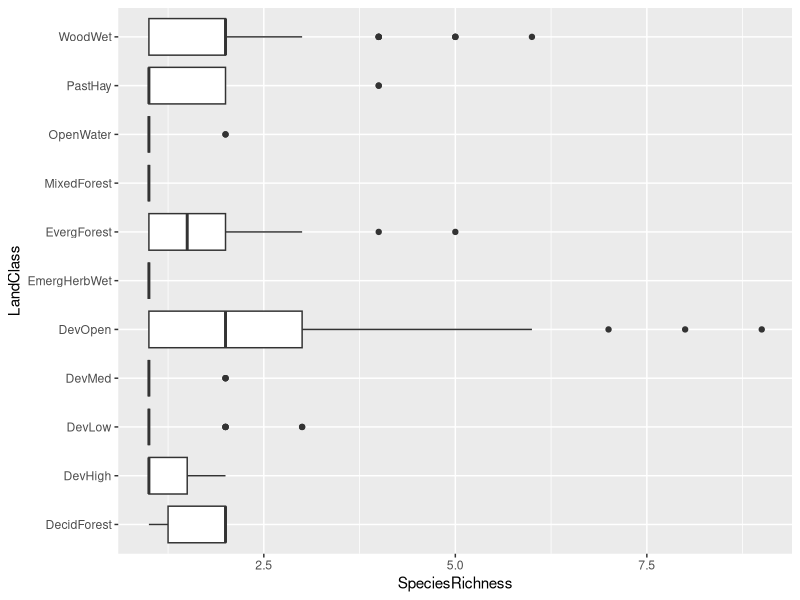
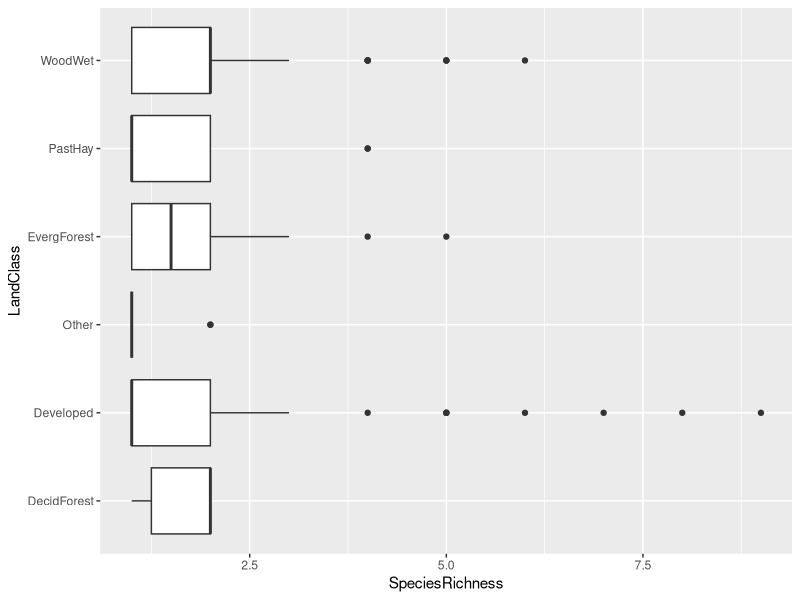
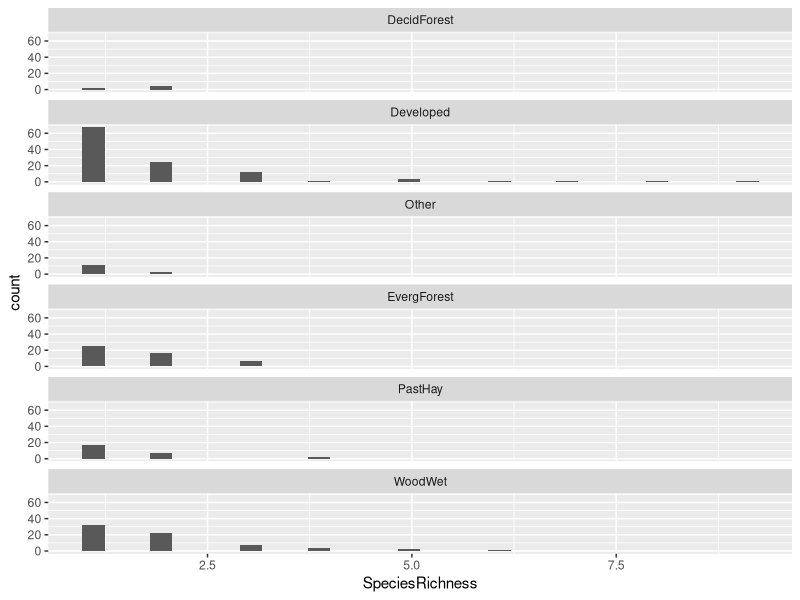
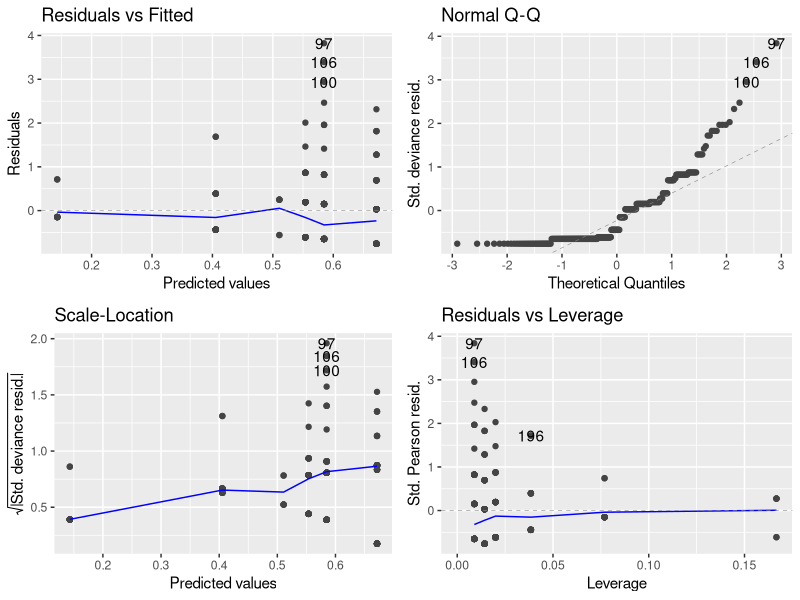
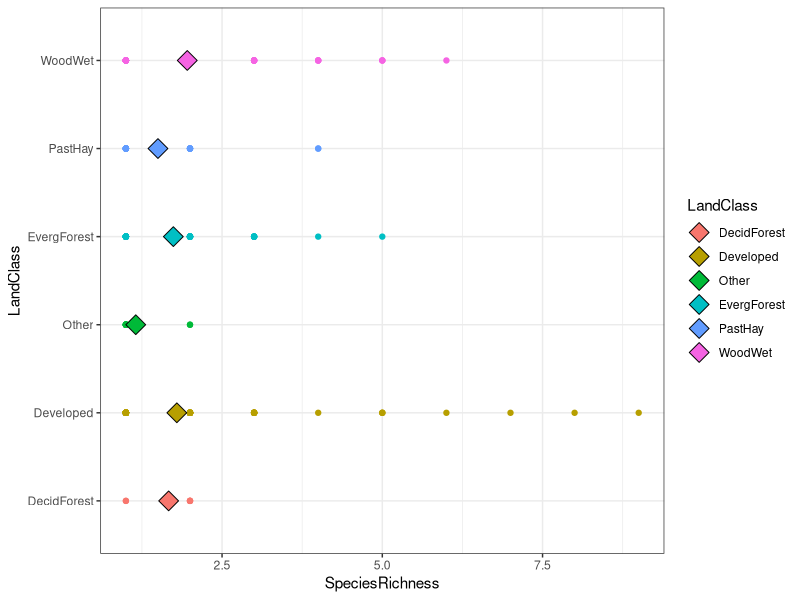

Recreate these plots in R, in order.
## ---- chunk 1
rm(list = ls())
library(tidyverse)
library(here)
library(ggfortify)
## ---- chunk 2
gad <- read.csv(here("data", "gad_moon.csv"))

sp.richness.df2 <- gad |>
  group_by(LandClass, SpeciesName, Date) |>
  summarise(n_individuals = n()) |> 
  ungroup() |>
  group_by(LandClass, Date) |>
  summarise(SpeciesRichness = n()) |>
  na.omit() |> 
  mutate(LandClass = as.factor(LandClass))
## ---- chunk 3
ggplot(sp.richness.df2, aes(LandClass, SpeciesRichness))+
  geom_boxplot()+
  coord_flip()

#group the ones with one variable into other
## ---- chunk 4
sp.richness.df2.grouped <- sp.richness.df2 |> 
  mutate(LandClass = fct_collapse(LandClass, Developed = c("DevOpen",
                                                           "DevMed",
                                                           "DevLow",
                                                           "DevHigh"))) |>
  mutate(LandClass = fct_collapse(LandClass, Other = c("OpenWater",
                                                   "MixedForest",
                                                   "EmergHerbWet")))
  
## ---- chunk 5
ggplot(sp.richness.df2.grouped, aes(LandClass, SpeciesRichness))+
  geom_boxplot()+
  coord_flip()
## ---- chunk 6
ggplot(sp.richness.df2.grouped, aes(SpeciesRichness))+
  geom_histogram()+
  facet_wrap(~LandClass,
             ncol = 1)+
  theme()
## ---- chunk 7
sr.glm <- glm(SpeciesRichness ~ LandClass, data = sp.richness.df2.grouped, family = poisson)
## ---- chunk 8
autoplot(sr.glm)
## ---- chunk 9
anova(sr.glm, test = "Chisq")

summary(sr.glm)
## ---- chunk 10
sr_means <- sp.richness.df2.grouped |>
  group_by(LandClass) |>
  summarise(mean.sr = mean(SpeciesRichness)) 

ggplot(data = sp.richness.df2.grouped, aes(x = LandClass, y = SpeciesRichness))+
  geom_point(aes(color = LandClass))+
  geom_point(data = sr_means, aes(x = LandClass, y = mean.sr,
                                  fill = LandClass),
             size = 5, shape = 23)+
  coord_flip()+
  theme_bw()
